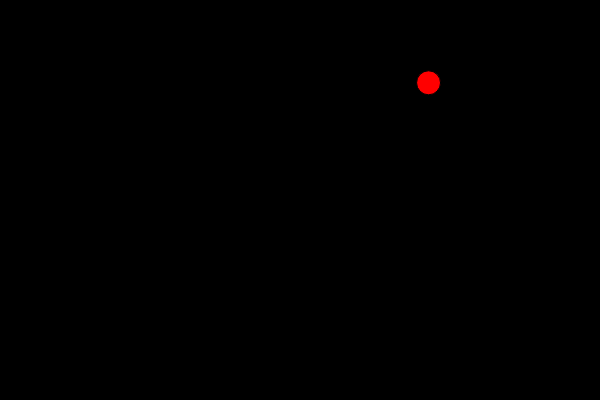
Frame 1 (no input)
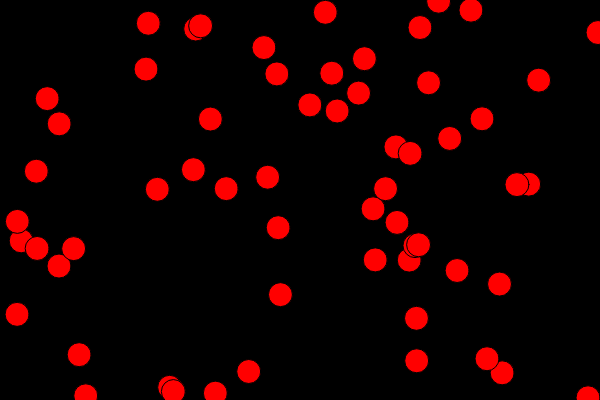
Frame 60 (no input)
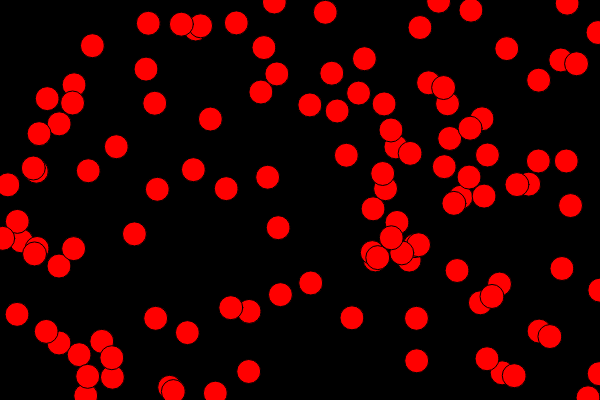
Frame 120 (the mouse pressed at the canvas centre since frame 60)

The p5.js sketch that drew these frames (run headless with seeded random() and noise() and a simulated clock; from frame 60 on, the mouse is pressed at the canvas centre):

// p5.js sketch
// ── sketch.js
var spot = {
  x: 100,
  y: 50
};

var col = {
  r: 255,
  g: 0,
  b: 0
};

function setup() {
  createCanvas(600, 400);
  background(0);
}

function draw() {
  spot.x = random(0, width);
  spot.y = random(0, height);
  fill(col.r, col.g, col.b);
  ellipse(spot.x, spot.y, 24, 24);
}
